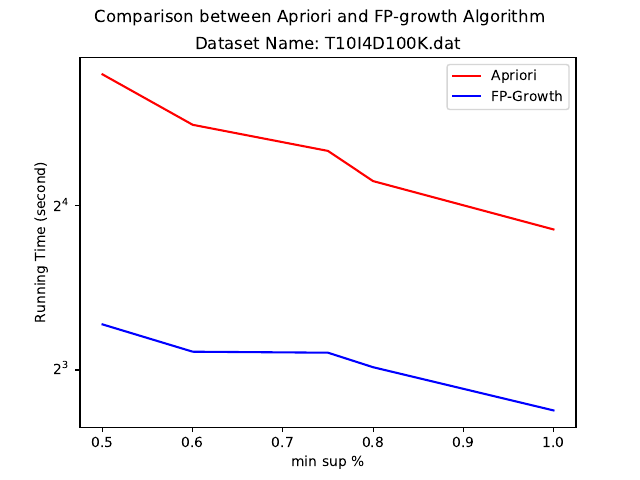

This chart was generated by the following Python code:
from matplotlib import pyplot as plt
import numpy as np


###tobechanged
x = [0.5,0.60,0.75,0.80,1]
Apriori = [27.888561,22.540296000000,20.185786,17.769763000000,14.489263]
FP_growth = [9.700328000000,8.643774000000,8.607398000000,8.095570000000,6.745633000000]

plt.plot(x, Apriori, color='r', label='Apriori')
plt.plot(x, FP_growth, color='b', label='FP-Growth')

plt.ylabel('Running Time (second)')
plt.xlabel('min sup %')


plt.suptitle('Comparison between Apriori and FP-growth Algorithm')
plt.title('Dataset Name: T10I4D100K.dat')
plt.legend(loc='upper right')

plt.yscale('log',basey = 2)

###tobechanged
plt.savefig('T10I4D100K.pdf')
plt.savefig('T10I4D100K.png')

# plt.yticks(Apriori+FP_growth,Apriori+FP_growth)
plt.xticks(x,x)



plt.show()